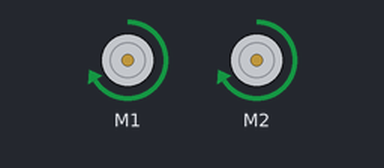
Recording of a sketch running on a simulated Arduino Uno, built with avr-gcc and run on an emulated ATmega328P. Shown: 2 × DC motor (green arrow = forward, orange = backward, longer = faster).

Above: at 1.5 s.
At 3.5 s:
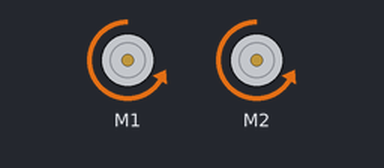
At 4.5 s:
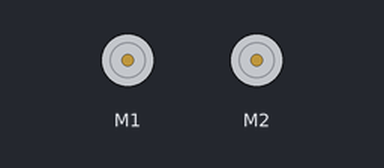
Timing chart, 0 to 6.5 s (numbered marks = the images above):
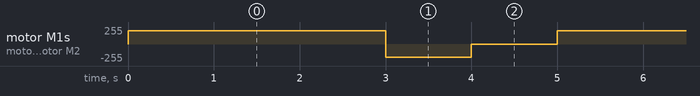

Measured:
- by itself, motor M1, motor M2: repeats every 5.0 s: backward 200/255 1.0 s, stopped 1.0 s, forward 200/255 3.0 s

The sketch:

motor1_test0.ino
```cpp
    #include <AFMotor.h> //incluimos la libreria que permite manejar la placa motorshield v1

    AF_DCMotor motor1(1); // crea un controlador llamado motor1 y lo conectado a M1 en la placa motorshield
    AF_DCMotor motor2(2); //crea motor2 y lo conectamos a M2
    void setup() {
      motor1.setSpeed(200);     // la velocidad del motor 1 entre 0-255
      motor2.setSpeed(200);
    }

    void loop() {

      motor1.run(FORWARD);      // gira adelante el motor1
      motor2.run(FORWARD);
      delay(3000);              //retardo 3 s, mientras siguen girando ambos motores

      motor1.run(BACKWARD);     // gira atras el motor1
      motor2.run(BACKWARD);
      delay(1000);              //retardo 1 s, mientras siguen girando ambos motores

      motor1.run(RELEASE);      // motor1 PARA
      motor2.run(RELEASE);
      delay(1000);              //retardo 1 s, mientras siguen parados
    }
```
